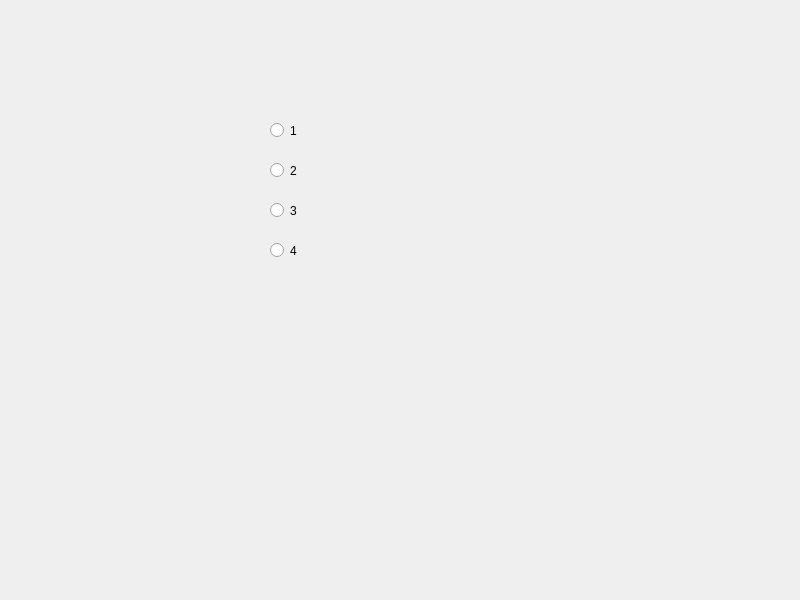
<?xml version="1.0" encoding="UTF-8"?>
<ui version="4.0">
 <class>Widget</class>
 <widget class="QWidget" name="Widget">
  <property name="geometry">
   <rect>
    <x>0</x>
    <y>0</y>
    <width>800</width>
    <height>600</height>
   </rect>
  </property>
  <property name="windowTitle">
   <string>Widget</string>
  </property>
  <widget class="QRadioButton" name="radioButton">
   <property name="geometry">
    <rect>
     <x>270</x>
     <y>120</y>
     <width>81</width>
     <height>21</height>
    </rect>
   </property>
   <property name="text">
    <string>1</string>
   </property>
  </widget>
  <widget class="QRadioButton" name="radioButton_2">
   <property name="geometry">
    <rect>
     <x>270</x>
     <y>160</y>
     <width>81</width>
     <height>21</height>
    </rect>
   </property>
   <property name="text">
    <string>2</string>
   </property>
  </widget>
  <widget class="QRadioButton" name="radioButton_3">
   <property name="geometry">
    <rect>
     <x>270</x>
     <y>200</y>
     <width>81</width>
     <height>21</height>
    </rect>
   </property>
   <property name="text">
    <string>3</string>
   </property>
  </widget>
  <widget class="QRadioButton" name="radioButton_4">
   <property name="geometry">
    <rect>
     <x>270</x>
     <y>240</y>
     <width>81</width>
     <height>21</height>
    </rect>
   </property>
   <property name="text">
    <string>4</string>
   </property>
  </widget>
 </widget>
 <resources/>
 <connections/>
</ui>
